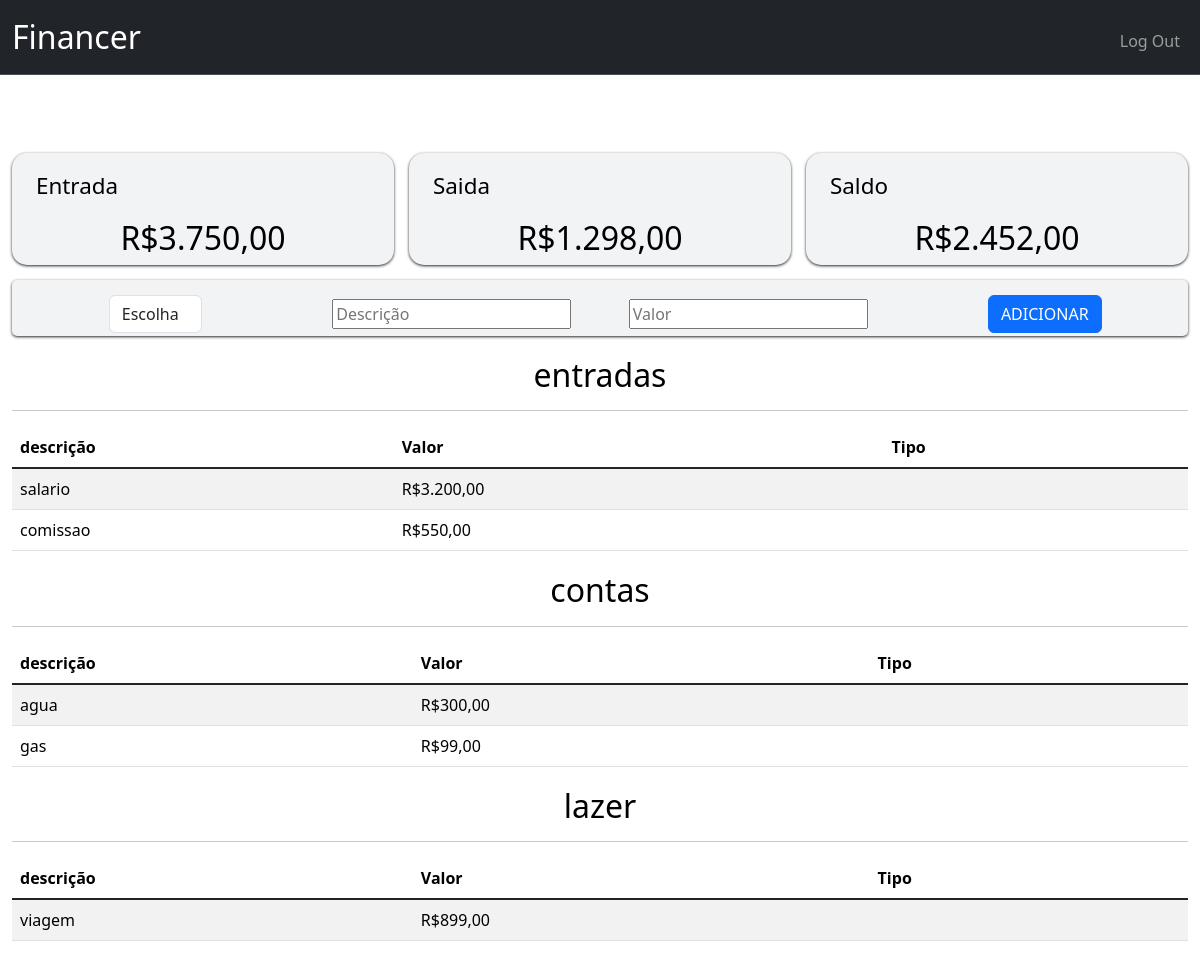
The page / (signed in) on the database its author committed.
### tables this page shows
CREATE TABLE entradas (user_id INTEGER, description TEXT NOT NULL, value NUMERIC NOT NULL, FOREIGN KEY (user_id) REFERENCES users(id));

CREATE TABLE contas (user_id INTEGER, description TEXT NOT NULL, value NUMERIC NOT NULL, FOREIGN KEY (user_id) REFERENCES users(id));

CREATE TABLE lazer (user_id INTEGER, description TEXT NOT NULL, value NUMERIC NOT NULL, FOREIGN KEY (user_id) REFERENCES users(id));

### app.py (the view, shortened to what this page needs)
@app.route("/", methods=["GET", "POST"])
@login_required
def index():
    base_tables = [{"entradas": db.execute("SELECT description, value FROM entradas WHERE user_id = ?", session["user_id"])},
                   {"contas": db.execute("SELECT description, value FROM contas WHERE user_id = ?", session["user_id"])},
                   {"dividas": db.execute("SELECT description, value FROM dividas WHERE user_id = ?", session["user_id"])},
                   {"lazer": db.execute("SELECT description, value FROM lazer WHERE user_id = ?", session["user_id"])},
                   {"outros": db.execute("SELECT description, value FROM outros WHERE user_id = ?", session["user_id"])}]
    tables = [[*table.keys()] for table in base_tables]
    if request.method == "GET":
        entradas, saidas, total = calculate_totals(base_tables)
        return render_template("index.html", tables=tables, base_tables=base_tables, entradas=entradas, saidas=saidas, total=total)

### app.py (called while the page is built)
@app.after_request
def after_request(response):
    response.headers["Cache-Control"] = "no-cache, no-store, must-revalidate"
    response.headers["Expires"] = 0
    response.headers["Pragma"] = "no-cache"
    return response

### helpers.py (called while the page is built)
def login_required(f):
    @wraps(f)
    def decorated_function(*args, **kwargs):
        if session.get("user_id") is None:
            return redirect("/login")
        return f(*args, **kwargs)
    return decorated_function

def brl(value):
    return f"R${value:,.2f}".replace(".", "x").replace(",", ".").replace("x", ",")

def calculate_totals(base_tables):
    values = [item["value"] for table in base_tables for item in list(table.values())[0]]
    entradas = sum(item["value"] for table in base_tables if "entradas" in table for item in list(table.values())[0])
    saidas = sum(values) - entradas if sum(values) >= entradas else sum(values)
    total = entradas - saidas
    return entradas, saidas, total

### templates/index.html (shortened to what this page needs)
{% extends "layout.html" %}
{% block main %}
    <div class="index-div">
        <div class="boxesteste">
            <div class="boxesvalues">
                <p>Entrada </p>
                <h2>{{ entradas | brl }}</h2>
            </div>
            <div class="boxesvalues">
                <p>Saida </p>
                <h2>{{ saidas | brl }}</h2>
            </div>
            <div class="boxesvalues">
                <p>Saldo </p>
                <h2>{{ total | brl }}</h2>
            </div>
          </div>
            <div class="boxinput">
              <form action="/" method="post" class="formbox">
                <div class="mb-3 itemsform">
                  <select autocomplete="off" autofocus class="form-control mx-auto w-auto" id="table" name="table" type="text">
                      <option disabled selected>Escolha</option>
                  </select>
                </div>
                <div class="mb-3 itemsform">
                  <input autocomplete="off" name="descricao" placeholder="Descrição" required type="text">
                </div>
                <div class="mb-3 itemsform">
                  <input autocomplete="off" min="1" name="valor" placeholder="Valor" required type="number">
                </div>
                <div class="mb-3 itemsform">
                  <button class="btn btn-primary" type="submit">ADICIONAR</buttom>
                </div>
              </form>
            </div>
        {% for table in base_tables %}
          {% for name_table, item in table.items() %}
            {% if item != [] %}
              <h2 class="title-table">{{ name_table }}</h2>
              <hr>
              <table class="table table-striped">
                <thead>
                  <tr>
                    <th class="text-start" scope="col">descrição</th>
                    <th class="text-start" scope="col">Valor</th>
                    <th scope="col">Tipo</th>
                    <th scope="col"></th>
                  </tr>
                  </thead>
                  <tbody class="table-group-divider">
                    {% for dict_item in item %}
                    <tr>
                      <td class="text-start"> {{ dict_item["description"] }}</td>
                      <td class="text-start"> {{ dict_item["value"] | brl}}</td>
                      {% if name_table == "entradas" %}
                        <td></td>
                      {% else %}
                        <td></td>
                      {% endif %}
                      <td>
                        <form action="/delete" method="post">
                          <button class="btn btn-link" type="submit">
                        </form>
                      </td>
                    </tr>
                  {% endfor %}
                </tbody>
              </table>
              {% endif %}
            {% endfor %}
        {% endfor %}
    </div>
{% endblock %}

### static/styles.css (style rules this page uses)
h2 { font-size: 2em; color: white; }
.index-div { margin-top: 30px; }
.title-table { color: black; margin-top: 20px; }
.boxesteste { display: grid; grid-template-columns: 1fr 1fr 1fr; grid-column-gap: 15px; grid-row-gap: 20px; margin: 0 auto; }
.boxesvalues { background-color: #F1F3F4; box-shadow: 0px 1px 3px; border-radius: 15px; }
.boxesvalues h2 { text-align: center; color: black; font-size: 2rem; }
.boxesvalues p { text-align: left; margin: 1rem 1.5rem; font-size: 1.4rem; color: black; }
.boxinput { background-color: #F1F3F4; box-shadow: 0px 1px 3px; border-radius: 5px; margin: 0 auto; margin-top: 15px; width: 100%; height: 7vh; }
.formbox { display: grid; grid-template-columns: repeat(auto-fit, minmax(10px, 1fr));; gap: 10px; align-items: center; height: 100%; }
.itemsform { width: 100%; margin-top: 15px; }

### rows shown on the page
entradas: description "salario", value|brl "R$3.200,00"
entradas: description "comissao", value|brl "R$550,00"
contas: description "agua", value|brl "R$300,00"
contas: description "gas", value|brl "R$99,00"
lazer: description "viagem", value|brl "R$899,00"

### other values the page prints
{{ entradas | brl }} "R$3.750,00"
{{ saidas | brl }} "R$1.298,00"
{{ total | brl }} "R$2.452,00"
{{ name_table }} "entradas" "contas" "lazer"
